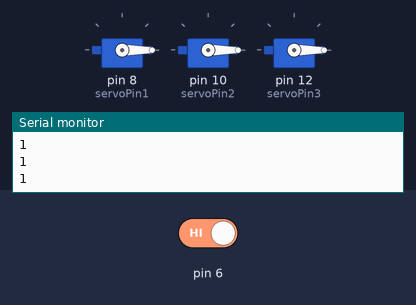
This sketch was run on a simulated Arduino Uno, built with avr-gcc and run on an emulated ATmega328P. Shown: 3 × servo, the last lines printed to the serial monitor. The inputs (shaded band) are chosen by the test bench; at power-on: pin 6 HIGH.

Above: at 1.4 s.
1.5 s: pin 6 driven LOW
At 2.27 s:
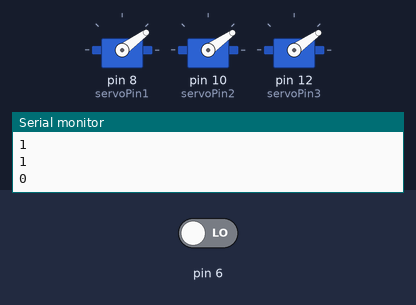
At 2.88 s:
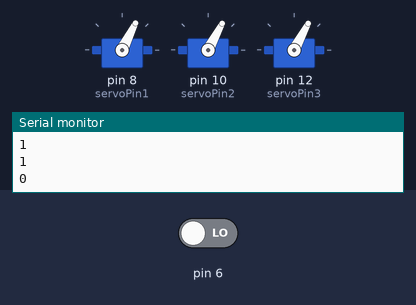
Timing chart, 0 to 20.2 s (numbered marks = the images above; inputs shaded):
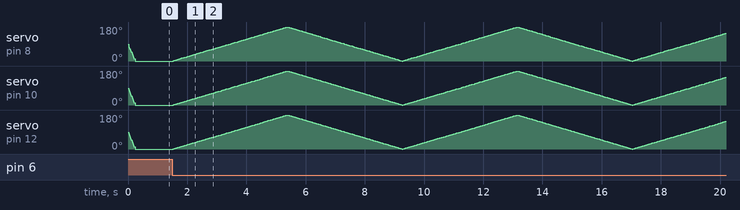

The sketch:

varspeed3servos_code.ino
```cpp
#include <VarSpeedServo.h>

VarSpeedServo myservo1;  // create servo object to control a servo
                         // a maximum of eight servo objects can be created
VarSpeedServo myservo2, myservo3;

const int servoPin1 = 8; // the digital pin used for the first servo
const int servoPin2 = 10; // the digital pin used for the second servo

const int servoPin3 = 12;

void setup() {
  myservo1.attach(servoPin1);  // attaches the servo on pin 9 to the servo object
  myservo1.write(0,255,false); // set the intial position of the servo, as fast as possible, run in background
  myservo2.attach(servoPin2);  // attaches the servo on pin 9 to the servo object
  myservo2.write(0,255,false);  // set the intial position of the servo, as fast as possible, wait until done
  myservo3.attach(servoPin3);  // attaches the servo on pin 9 to the servo object
  myservo3.write(0,255,true);

  pinMode(6, INPUT);
  Serial.begin(9600);
}

void loop() {

  int val = digitalRead(6);
  Serial.println(val);

  if(val == 0){

  myservo1.write(180,30,false);        // move the servo to 180, fast speed, run background
                                        // write(degrees 0-180, speed 1-255, wait to complete true-false)
  myservo2.write(180,30,false);         // move the servo to 180, fast speed, wait until done

  myservo3.write(180,30,true);

  myservo1.write(0,30,false);           // move the servo to 180, slow speed, run in background
  myservo2.write(0,30,false);            // move the servo to 180, slow speed, wait until done

  myservo3.write(0,30,true);

  myservo1.write(90,30,false);           // move the servo to 180, slow speed, run in background
  myservo2.write(90,30,false);            // move the servo to 180, slow speed, wait until done

  myservo3.write(90,30,true);

  }

  else if(val == 1){
    myservo1.stop();
    myservo2.stop();
    myservo3.stop();
  }

}
```
